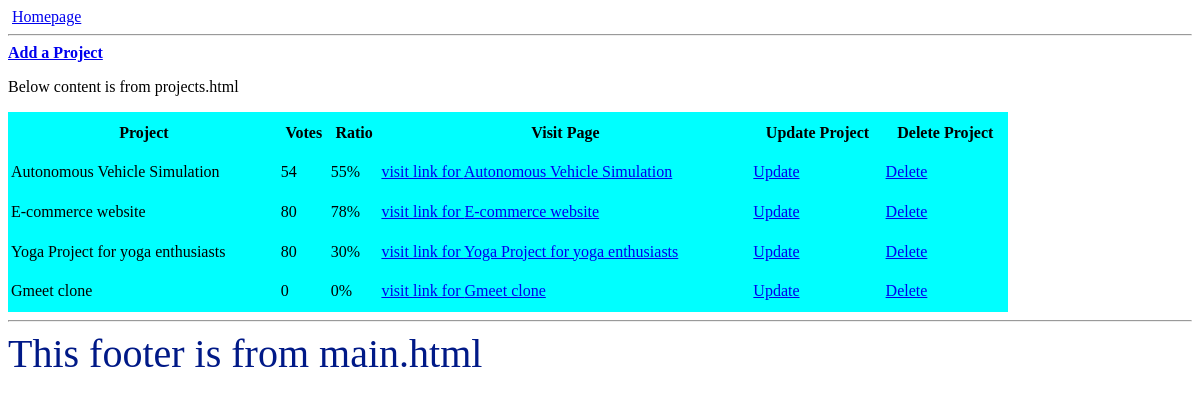
Before: / with the older database file.
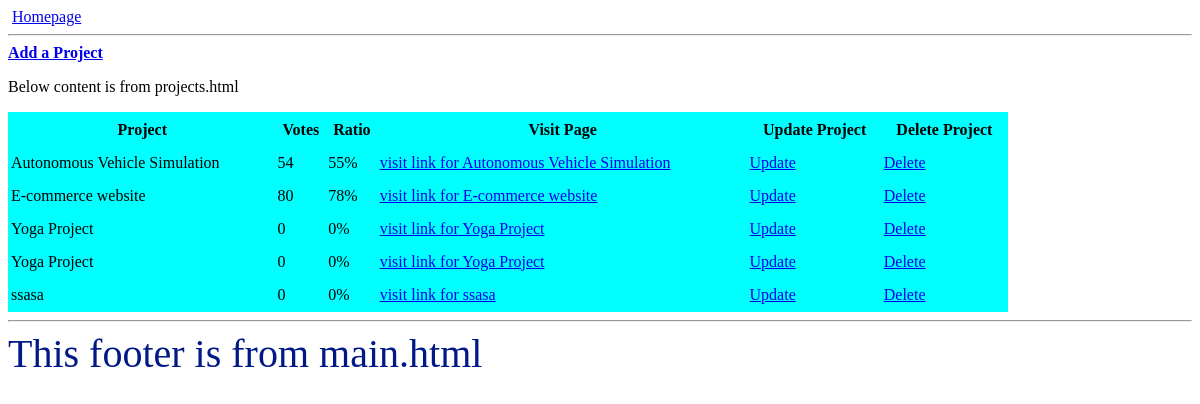
After: the same page with the newer database file.
### projects/models.py (models this page shows, shortened)
class Project(models.Model):
    title = models.CharField(max_length=200)
    description = models.TextField(null=True, blank=True)
    demo_link = models.CharField(max_length=2000,null=True, blank=True)
    featured_image = models.ImageField(null=True, blank=True,default="default.jpg")
    source_link = models.CharField(max_length=2000,null=True, blank=True)
    tags = models.ManyToManyField('Tag',blank=True)
    vote_count = models.IntegerField(default=0,blank=True,null=True)
    vote_ratio = models.IntegerField(default=0,blank=True,null=True)
    created = models.DateTimeField(auto_now_add=True)
    id = models.UUIDField(default=uuid.uuid4,unique=True,primary_key=True,editable=False)

### projects/views.py (the view)
# urls.py: path('',include('projects.projectsurls')),
def projects(request):
    projects = Project.objects.all()
    context = {'projects': projects}
    return render(request,'projects/projects.html',context)

### projects/templates/projects/projects.html
{% extends "main.html" %}
{% block content %}
<p>Below content is from projects.html</p>
<table style="background-color: cyan; width:1000px; height: 200px;">
    <tr>
        <th>Project</th>
        <th>Votes</th>
        <th>Ratio</th>
        <th>Visit Page</th>
        <th>Update Project</th>
        <th>Delete Project</th>
    </tr>
    {% for project in projects %}
        <tr>
            <td>{{project.title}}</td>
            <td>{{project.vote_count}}</td>
            <td>{{project.vote_ratio}}%</td>
            <td><a href="project/{{project.id}}">visit link for {{project.title}}</a></td>
            <td><a href="{% url 'update-project' project.id %}">Update</a></td>
            <td><a href="{% url 'delete-project' project.id %}">Delete</a></td>
        </tr>
    {% endfor %}
</table>
<hr>
{% endblock content %}

### templates/main.html (shortened to what this page needs)
<!DOCTYPE html>
{% load static %}
<html lang="en">
<head>
    <link rel="stylesheet" href="{% static 'styles/main.css' %}">
</head>
<body>
    {% include 'navbar.html' %}
    <div id="content">
        {% block content %}{% endblock content %}
    </div>
    <footer>This footer is from main.html</footer>
</body>
</html>

### templates/navbar.html (shortened to what this page needs)
{% load static%}
<a href="{% url 'projects'%}">Homepage</a>
<hr>
<a href="{% url 'create-project' %}"><b>Add a Project</b></a>

### static/styles/main.css (style rules this page uses)
footer { color: rgb(0, 25, 135); font-size: 40px; }

Changed rows visible on the page:
removed Project: title "Yoga Project for yoga enthusiasts", vote_count "80", vote_ratio "30"
removed Project: title "Gmeet clone", vote_count "0", vote_ratio "0"
added Project: title "Yoga Project", vote_count "0", vote_ratio "0"
added Project: title "Yoga Project", vote_count "0", vote_ratio "0"
added Project: title "ssasa", vote_count "0", vote_ratio "0"
